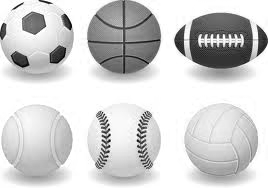
#> input picture Homework5/balls1.tif, 268 x 188 px
$ python -i hw5_207931536_208336321.py   (imports and definitions only)
#> lines starting #> are read from the running program, lines starting #| are printed output that depends on the picture; after the words box and inside, x2 and y2 are one past the last pixel; in counts of white or black regions, pixels touching at a corner belong together
#> further down, picture is the input picture: shape (188, 268, 3); min 0, max 255, mean 208.4
import cv2
import numpy as np
from scipy.signal import convolve2d as conv
from scipy.ndimage.filters import gaussian_filter as gaussian
import matplotlib.pyplot as plt

def Threshold(im, thres):
    thres_im = np.zeros(im.shape)
    thres_im[im[:] > thres] = 255
    return thres_im
def sobel(im):
    new_im=im.copy()
    s_x=[[-1,0,1],
        [-2,0,2]
        ,[-1,0,1]
        ]
    s_y=[[1,2,1],
        [0,0,0]
        ,[-1,-2,-1]
        ]
    s_y=np.array(s_y)
    s_x=np.array(s_x)
    s_x=s_x
    s_y=s_y
    df_dx=conv(new_im,s_x)
    df_dy=conv(new_im,s_y)
    new_im=np.sqrt(np.square(df_dx)+np.square(df_dy))
    new_im=Threshold(new_im,122)

    return np.uint8(new_im)


def canny(im):
    im=cv2.blur(im,(5,5))
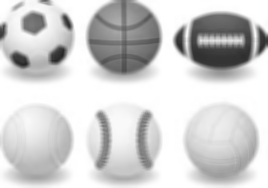
#> im: shape (188, 268, 3); min 36, max 255, mean 208.4
    return cv2.Canny(im,50,200,10,L2gradient = True)
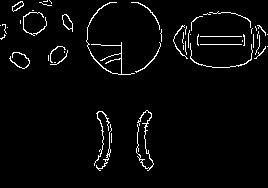
#> returned value: shape (188, 268); 3.3% white in thin lines or dots


def hough_circles(im):
    im_c = im.copy()
    circles = cv2.HoughCircles(cv2.medianBlur(im,7), cv2.HOUGH_GRADIENT, 1, 70,
                              param1=180, param2=35, minRadius=0, maxRadius=0)
    circles = np.uint16(np.around(circles))
    # Draw the detected circles on the original image
    # Draw the circles on the original image
    for i in circles[0, :]:
        cv2.circle(im_c, (i[0], i[1]), i[2], (0, 255, 0), 2)
        cv2.circle(im_c, (i[0], i[1]), 2, (0, 0, 255), 3)

    return im_c


def hough_lines(im):
    im_l = im.copy()
    # Apply edge detection method on the image
    edges = canny(im_l)
    #edges = cv2.Canny(cv2.blur(im,(3,3)),200,350,5,L2gradient = True)
    # This returns an array of r and theta values
    #lines = cv2.HoughLines(edges, 1, np.pi / 180, 140)
    lines = cv2.HoughLinesP(edges, 1, np.pi / 180, 100, minLineLength=10, maxLineGap=250)
#> lines = None

    for line in lines:
        x1, y1, x2, y2 = line[0]
        cv2.line(im_l, (x1, y1), (x2, y2), (0, 0, 255), 5)
#> this loop made 0 passes
    # The below for loop runs till r and theta values
    # are in the range of the 2d array
    # for r_theta in lines:
    #     arr = np.array(r_theta[0], dtype=np.float64)
    #     r, theta = arr
    #     # Stores the value of cos(theta) in a
    #     a = np.cos(theta)
    #
    #     # Stores the value of sin(theta) in b
    #     b = np.sin(theta)
    #
    #     # x0 stores the value rcos(theta)
    #     x0 = a * r
    #
    #     # y0 stores the value rsin(theta)
    #     y0 = b * r
    #
    #     # x1 stores the rounded off value of (rcos(theta)-1000sin(theta))
    #     x1 = int(x0 + 1000 * (-b))
    #
    #     # y1 stores the rounded off value of (rsin(theta)+1000cos(theta))
    #     y1 = int(y0 + 1000 * (a))
    #
    #     # x2 stores the rounded off value of (rcos(theta)+1000sin(theta))
    #     x2 = int(x0 - 1000 * (-b))
    #
    #     # y2 stores the rounded off value of (rsin(theta)-1000cos(theta))
    #     y2 = int(y0 - 1000 * (a))
    #
    #     # cv2.line draws a line in img from the point(x1,y1) to (x2,y2).
    #     # (0,0,255) denotes the colour of the line to be
    #     # drawn. In this case, it is red.
    #     cv2.line(im_l, (x1, y1), (x2, y2), (0, 0, 255), 4)
    ##
    # for line in lines:
    #     rho, theta = line[0]
    #
    #     a = np.cos(theta)
    #     b = np.sin(theta)
    #
    #     x1 = int(a * rho + 1000 * (-b))
    #     y1 = int(b * rho + 1000 * (a))
    #     x2 = int(a * rho - 1000 * (-b))
    #     y2 = int(b * rho - 1000 * (a))
    #
    #     cv2.line(im_l, (x1, y1), (x2, y2), (0, 0, 255), 2)

    return im_l

>>> import cv2
>>> picture = cv2.imread('balls1.tif')
#> (the run stopped early here; a loop or call above may not have finished)
